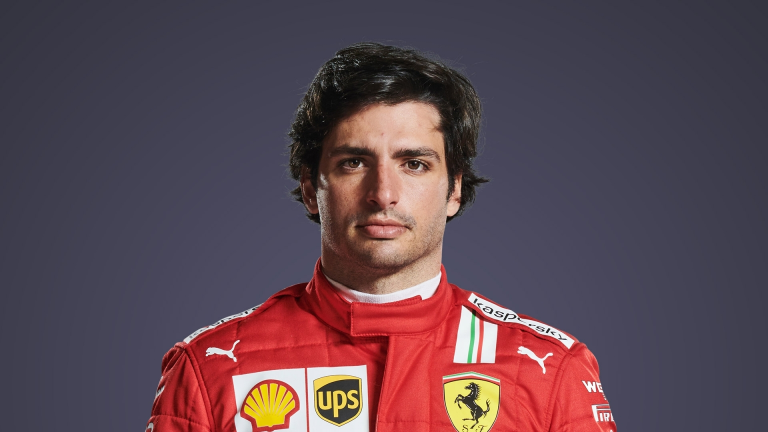
#> input picture cs.jpg, 1536 x 864 px (shown at 1/2 size)
$ python grayscale.py
#> lines starting #> are read from the running program, lines starting #| are printed output that depends on the picture
from PIL import Image, ImageOps
import pyautogui
import time

pyautogui.PAUSE=0.001 #Lower the number, faster the program will work.
img=Image.open("cs.jpg") #Replace with path of image you want painted
#> img is the input picture: PIL image 1536x864 RGB; mean R, G, B 93.3, 71.4, 81.2
img=ImageOps.scale(img, factor=0.2) #To scale down huge images
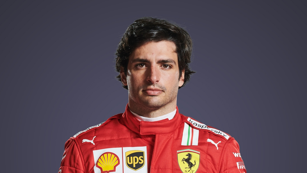
#> img: PIL image 307x173 RGB; mean R, G, B 93.4, 71.4, 81.2
img=ImageOps.posterize(img,4) #To reduce the number of colors. (Between 1 and 8)
pixels = img.load()

time.sleep(3)
colors={}

'''Creates a dictionary of all colors and what positions they are at'''
for i in range(img.size[0]):
	for j in range(img.size[1]):
		if(pixels[i,j] in colors):
			colors[pixels[i,j]].append((i,j))
		else:
			colors[pixels[i,j]]=[(i,j)]
#> after the loop, colors = 504 items

'''To find out which color occurs most. If one color
occurs a lot, it saves time to set the Paint background
to that color before starting.'''
maxn=0
for c in colors:
	if(len(colors[c])>maxn):
		maxn=len(colors[c])
		maxc=c
#> this loop made 504 passes
#> (maxn, maxc) on passes 1, 4: (12735, (48, 48, 64)), (19960, (64, 64, 80))
#> c on passes 2, 3, 5, 6, 7, 8: (48, 48, 48), (64, 48, 64), (64, 48, 80), (64, 64, 64), (48, 48, 80), (64, 64, 96)
#> after the loop, maxn = 19960
print(maxc)
#| (64, 64, 80)
# sys.exit(0)


'''Defines all the required locations on screen. Currently hardcoded
to a 1080p (1920x1080) screen.

startx and starty can be changed to start painting from another place.
Ensure that the location is on the paint window and entire image will
fit in the paint window
'''
startx=16+350
starty=190
changecx=1173
changecy=83
rx=1225
ry=604
gx=1225
gy=635
bx=1225
by=360

'''
Logic for the actual painting. Remove the commented code
if the majority color as described above is set as the background.
'''
for c in colors:
	r,g,b=c
	avg=(r+g+b)/3
	if(c==maxc):
		continue
	pyautogui.PAUSE=0.1
	pyautogui.click(changecx, changecy)
	pyautogui.click(rx,ry)
	pyautogui.hotkey('backspace')
	pyautogui.hotkey('backspace')
	pyautogui.hotkey('backspace')
	pyautogui.typewrite(str(avg))
	pyautogui.hotkey('tab')
	pyautogui.typewrite(str(avg))
	pyautogui.hotkey('tab')
	pyautogui.typewrite(str(avg))
	pyautogui.hotkey('enter')
	pyautogui.PAUSE=0.01
	for pos in colors[c]:
		x,y=pos
		print(c,pos)
		pyautogui.click(startx+x, starty+y)
#> this loop made 504 passes
#> (r, g, b, avg) on passes 1 to 3: (48, 48, 64, 53.33), (48, 48, 48, 48), (64, 48, 64, 58.67)
#> (printed output is left out)
